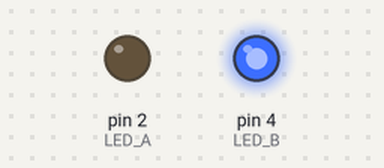
A sketch run on a simulated Arduino Uno, built with avr-gcc and run on an emulated ATmega328P. Shown: output pins drawn as LEDs (lit = HIGH).

Above: at 0.5 s.
At 2.0 s:
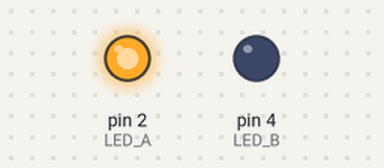
Timing chart, 0 to 5.3 s (numbered marks = the images above):
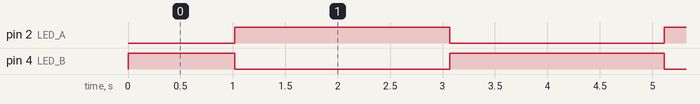

Measured:
- by itself, pin 2 (LED_A): alternates HIGH for 2.0 s and LOW for 2.0 s
- by itself, pin 4 (LED_B): repeats every 4.1 s: LOW 2.0 s, HIGH 2.0 s

The sketch:

ex05_ino.ino
```cpp
// ex06 双通道反相PWM警车交替渐变灯
#define LED_A 2
#define LED_B 4

int brightnessA = 0;
int fadeStep = 1;

void setup() {
  pinMode(LED_A, OUTPUT);
  pinMode(LED_B, OUTPUT);
}

void loop() {
  // A灯亮度递增
  brightnessA += fadeStep;
  // 到达边界反转
  if (brightnessA <= 0 || brightnessA >= 255) {
    fadeStep = -fadeStep;
  }
  // B灯与A完全反相
  int brightnessB = 255 - brightnessA;

  analogWrite(LED_A, brightnessA);
  analogWrite(LED_B, brightnessB);
  delay(8);
}
```
